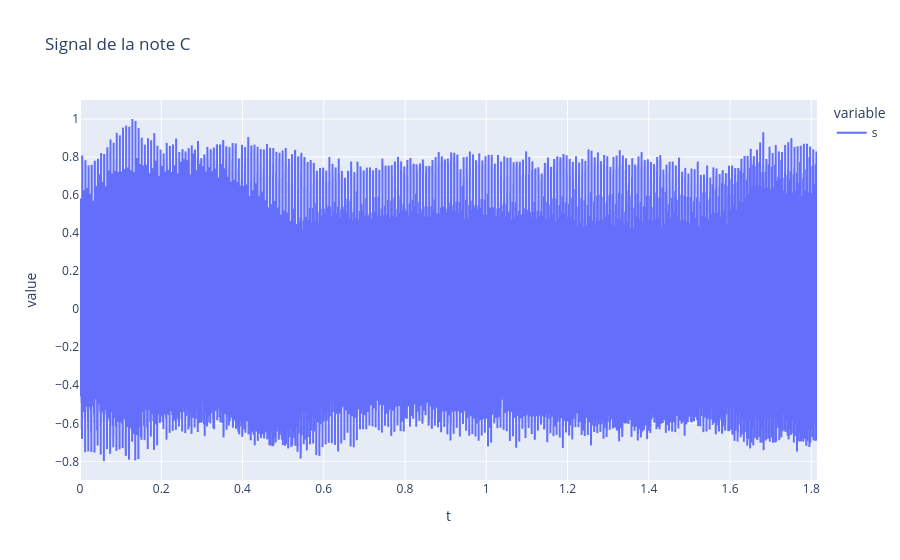

Notebook code cell kept with this figure:
### Code cell
violin_dict = np.load('violin_C.npz')
s = violin_dict['s']
t = violin_dict['t']

S,nu=san.trans_fourier(s,t)
tracer(nu, {"S": S}, nom_abscisse="nu", titre="Spectre de la note C")

tracer(t, {"s": s}, nom_abscisse="t", titre="Signal de la note C")

### Figure 1 — Plotly figure (JSON) as saved in the notebook; plotly's stock layout.template omitted (floating-point values rounded to 4 significant figures; data arrays with more than 128 entries replaced by an {"elided": "..."} marker saying what was removed)
{"data": [{"hovertemplate": "variable=s<br>t=%{x}<br>value=%{y}<extra></extra>", "legendgroup": "s", "line": {"color": "#636efa", "dash": "solid"}, "marker": {"symbol": "circle"}, "mode": "lines", "name": "s", "showlegend": true, "type": "scattergl", "x": {"elided": "80000 float values"}, "xaxis": "x", "y": {"elided": "80000 float values"}, "yaxis": "y"}], "layout": {"legend": {"title": {"text": "variable"}, "tracegroupgap": 0}, "title": {"text": "Signal de la note C"}, "xaxis": {"anchor": "y", "domain": [0, 1], "title": {"text": "t"}}, "yaxis": {"anchor": "x", "domain": [0, 1], "title": {"text": "value"}}}}
